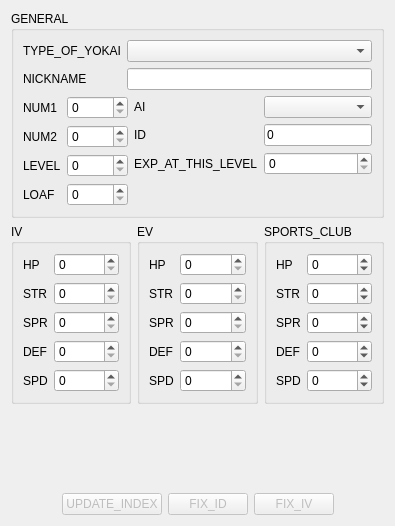
<?xml version="1.0" encoding="UTF-8"?>
<ui version="4.0">
 <class>YoukaiTabForm</class>
 <widget class="QWidget" name="YoukaiTabForm">
  <property name="windowTitle">
   <string notr="true">Form</string>
  </property>
  <layout class="QVBoxLayout" name="verticalLayout">
   <item>
    <layout class="QHBoxLayout" name="horizontalLayout_7">
     <item>
      <widget class="QGroupBox" name="groupBox_4">
       <property name="title">
        <string>GENERAL</string>
       </property>
       <layout class="QHBoxLayout" name="horizontalLayout_4">
        <item>
         <layout class="QVBoxLayout" name="verticalLayout_4">
          <item>
           <layout class="QFormLayout" name="formLayout">
            <item row="3" column="0">
             <widget class="QLabel" name="label_3">
              <property name="text">
               <string>TYPE_OF_YOKAI</string>
              </property>
             </widget>
            </item>
            <item row="3" column="1">
             <widget class="QComboBox" name="youkaiCB"/>
            </item>
            <item row="4" column="0">
             <widget class="QLabel" name="label_4">
              <property name="text">
               <string>NICKNAME</string>
              </property>
             </widget>
            </item>
            <item row="4" column="1">
             <widget class="QLineEdit" name="nicknameEdit">
              <property name="minimumSize">
               <size>
                <width>150</width>
                <height>0</height>
               </size>
              </property>
             </widget>
            </item>
           </layout>
          </item>
          <item>
           <layout class="QHBoxLayout" name="horizontalLayout">
            <item>
             <layout class="QFormLayout" name="formLayout_6">
              <item row="1" column="0">
               <widget class="QLabel" name="label">
                <property name="text">
                 <string>NUM1</string>
                </property>
               </widget>
              </item>
              <item row="1" column="1">
               <widget class="QSpinBox" name="num1SB">
                <property name="maximum">
                 <number>65535</number>
                </property>
               </widget>
              </item>
              <item row="2" column="0">
               <widget class="QLabel" name="label_2">
                <property name="text">
                 <string>NUM2</string>
                </property>
               </widget>
              </item>
              <item row="2" column="1">
               <widget class="QSpinBox" name="num2SB">
                <property name="maximum">
                 <number>65535</number>
                </property>
               </widget>
              </item>
              <item row="3" column="1">
               <widget class="QSpinBox" name="levelSB">
                <property name="minimum">
                 <number>0</number>
                </property>
               </widget>
              </item>
              <item row="3" column="0">
               <widget class="QLabel" name="label_7">
                <property name="text">
                 <string>LEVEL</string>
                </property>
               </widget>
              </item>
              <item row="4" column="0">
               <widget class="QLabel" name="label_24">
                <property name="text">
                 <string>LOAF</string>
                </property>
               </widget>
              </item>
              <item row="4" column="1">
               <widget class="QSpinBox" name="loafSB">
                <property name="maximum">
                 <number>15</number>
                </property>
               </widget>
              </item>
             </layout>
            </item>
            <item>
             <layout class="QFormLayout" name="formLayout_5">
              <item row="4" column="0">
               <widget class="QLabel" name="label_10">
                <property name="text">
                 <string>EXP_AT_THIS_LEVEL</string>
                </property>
               </widget>
              </item>
              <item row="4" column="1">
               <widget class="QSpinBox" name="expSB">
                <property name="maximum">
                 <number>999999</number>
                </property>
               </widget>
              </item>
              <item row="2" column="0">
               <widget class="QLabel" name="label_23">
                <property name="text">
                 <string>AI</string>
                </property>
               </widget>
              </item>
              <item row="2" column="1">
               <widget class="QComboBox" name="AICB"/>
              </item>
              <item row="3" column="1">
               <widget class="QLineEdit" name="IDEdit">
                <property name="inputMask">
                 <string notr="true">HHHHHHHH</string>
                </property>
                <property name="text">
                 <string notr="true">0</string>
                </property>
                <property name="maxLength">
                 <number>8</number>
                </property>
               </widget>
              </item>
              <item row="3" column="0">
               <widget class="QLabel" name="label_12">
                <property name="text">
                 <string>ID</string>
                </property>
               </widget>
              </item>
             </layout>
            </item>
           </layout>
          </item>
         </layout>
        </item>
       </layout>
      </widget>
     </item>
    </layout>
   </item>
   <item>
    <layout class="QHBoxLayout" name="horizontalLayout_6">
     <item>
      <widget class="QGroupBox" name="groupBox">
       <property name="title">
        <string>IV</string>
       </property>
       <layout class="QVBoxLayout" name="verticalLayout_6">
        <item>
         <layout class="QFormLayout" name="formLayout_2">
          <item row="0" column="0">
           <widget class="QLabel" name="label_5">
            <property name="text">
             <string>HP</string>
            </property>
           </widget>
          </item>
          <item row="0" column="1">
           <widget class="QSpinBox" name="IV_HPSB">
            <property name="maximum">
             <number>80</number>
            </property>
           </widget>
          </item>
          <item row="1" column="0">
           <widget class="QLabel" name="label_6">
            <property name="text">
             <string>STR</string>
            </property>
           </widget>
          </item>
          <item row="1" column="1">
           <widget class="QSpinBox" name="IV_StrSB">
            <property name="maximum">
             <number>40</number>
            </property>
           </widget>
          </item>
          <item row="2" column="0">
           <widget class="QLabel" name="label_8">
            <property name="text">
             <string>SPR</string>
            </property>
           </widget>
          </item>
          <item row="2" column="1">
           <widget class="QSpinBox" name="IV_SprSB">
            <property name="maximum">
             <number>40</number>
            </property>
           </widget>
          </item>
          <item row="3" column="0">
           <widget class="QLabel" name="label_9">
            <property name="text">
             <string>DEF</string>
            </property>
           </widget>
          </item>
          <item row="3" column="1">
           <widget class="QSpinBox" name="IV_DefSB">
            <property name="maximum">
             <number>40</number>
            </property>
           </widget>
          </item>
          <item row="4" column="0">
           <widget class="QLabel" name="label_11">
            <property name="text">
             <string>SPD</string>
            </property>
           </widget>
          </item>
          <item row="4" column="1">
           <widget class="QSpinBox" name="IV_SpdSB">
            <property name="maximum">
             <number>40</number>
            </property>
           </widget>
          </item>
         </layout>
        </item>
       </layout>
      </widget>
     </item>
     <item>
      <widget class="QGroupBox" name="groupBox_3">
       <property name="title">
        <string>EV</string>
       </property>
       <layout class="QVBoxLayout" name="verticalLayout_2">
        <item>
         <layout class="QFormLayout" name="formLayout_3">
          <item row="0" column="0">
           <widget class="QLabel" name="label_13">
            <property name="text">
             <string>HP</string>
            </property>
           </widget>
          </item>
          <item row="1" column="0">
           <widget class="QLabel" name="label_14">
            <property name="text">
             <string>STR</string>
            </property>
           </widget>
          </item>
          <item row="2" column="0">
           <widget class="QLabel" name="label_15">
            <property name="text">
             <string>SPR</string>
            </property>
           </widget>
          </item>
          <item row="3" column="0">
           <widget class="QLabel" name="label_16">
            <property name="text">
             <string>DEF</string>
            </property>
           </widget>
          </item>
          <item row="4" column="0">
           <widget class="QLabel" name="label_17">
            <property name="text">
             <string>SPD</string>
            </property>
           </widget>
          </item>
          <item row="0" column="1">
           <widget class="QSpinBox" name="CB_HPSB">
            <property name="maximum">
             <number>127</number>
            </property>
           </widget>
          </item>
          <item row="1" column="1">
           <widget class="QSpinBox" name="CB_StrSB">
            <property name="maximum">
             <number>127</number>
            </property>
           </widget>
          </item>
          <item row="2" column="1">
           <widget class="QSpinBox" name="CB_SprSB">
            <property name="maximum">
             <number>127</number>
            </property>
           </widget>
          </item>
          <item row="3" column="1">
           <widget class="QSpinBox" name="CB_DefSB">
            <property name="maximum">
             <number>127</number>
            </property>
           </widget>
          </item>
          <item row="4" column="1">
           <widget class="QSpinBox" name="CB_SpdSB">
            <property name="maximum">
             <number>127</number>
            </property>
           </widget>
          </item>
         </layout>
        </item>
       </layout>
      </widget>
     </item>
     <item>
      <widget class="QGroupBox" name="groupBox_2">
       <property name="title">
        <string>SPORTS_CLUB</string>
       </property>
       <layout class="QVBoxLayout" name="verticalLayout_3">
        <item>
         <layout class="QFormLayout" name="formLayout_4">
          <item row="0" column="0">
           <widget class="QLabel" name="label_18">
            <property name="text">
             <string>HP</string>
            </property>
           </widget>
          </item>
          <item row="1" column="0">
           <widget class="QLabel" name="label_19">
            <property name="text">
             <string>STR</string>
            </property>
           </widget>
          </item>
          <item row="2" column="0">
           <widget class="QLabel" name="label_20">
            <property name="text">
             <string>SPR</string>
            </property>
           </widget>
          </item>
          <item row="3" column="0">
           <widget class="QLabel" name="label_21">
            <property name="text">
             <string>DEF</string>
            </property>
           </widget>
          </item>
          <item row="4" column="0">
           <widget class="QLabel" name="label_22">
            <property name="text">
             <string>SPD</string>
            </property>
           </widget>
          </item>
          <item row="0" column="1">
           <widget class="QSpinBox" name="SC_HPSB">
            <property name="minimum">
             <number>-10</number>
            </property>
            <property name="maximum">
             <number>25</number>
            </property>
           </widget>
          </item>
          <item row="1" column="1">
           <widget class="QSpinBox" name="SC_StrSB">
            <property name="minimum">
             <number>-10</number>
            </property>
            <property name="maximum">
             <number>25</number>
            </property>
           </widget>
          </item>
          <item row="2" column="1">
           <widget class="QSpinBox" name="SC_SprSB">
            <property name="minimum">
             <number>-10</number>
            </property>
            <property name="maximum">
             <number>25</number>
            </property>
           </widget>
          </item>
          <item row="3" column="1">
           <widget class="QSpinBox" name="SC_DefSB">
            <property name="minimum">
             <number>-10</number>
            </property>
            <property name="maximum">
             <number>25</number>
            </property>
           </widget>
          </item>
          <item row="4" column="1">
           <widget class="QSpinBox" name="SC_SpdSB">
            <property name="minimum">
             <number>-10</number>
            </property>
            <property name="maximum">
             <number>25</number>
            </property>
           </widget>
          </item>
         </layout>
        </item>
       </layout>
      </widget>
     </item>
    </layout>
   </item>
   <item>
    <spacer name="verticalSpacer">
     <property name="orientation">
      <enum>Qt::Vertical</enum>
     </property>
     <property name="sizeHint" stdset="0">
      <size>
       <width>20</width>
       <height>83</height>
      </size>
     </property>
    </spacer>
   </item>
   <item>
    <layout class="QHBoxLayout" name="horizontalLayout_8">
     <item>
      <spacer name="horizontalSpacer_3">
       <property name="orientation">
        <enum>Qt::Horizontal</enum>
       </property>
       <property name="sizeHint" stdset="0">
        <size>
         <width>40</width>
         <height>20</height>
        </size>
       </property>
      </spacer>
     </item>
     <item>
      <widget class="QPushButton" name="youkaiNumApplyB">
       <property name="enabled">
        <bool>false</bool>
       </property>
       <property name="text">
        <string>UPDATE_INDEX</string>
       </property>
      </widget>
     </item>
     <item>
      <widget class="QPushButton" name="updateIDButton">
       <property name="enabled">
        <bool>false</bool>
       </property>
       <property name="text">
        <string>FIX_ID</string>
       </property>
      </widget>
     </item>
     <item>
      <widget class="QPushButton" name="fixIVButton">
       <property name="enabled">
        <bool>false</bool>
       </property>
       <property name="text">
        <string>FIX_IV</string>
       </property>
      </widget>
     </item>
     <item>
      <spacer name="horizontalSpacer_4">
       <property name="orientation">
        <enum>Qt::Horizontal</enum>
       </property>
       <property name="sizeHint" stdset="0">
        <size>
         <width>40</width>
         <height>20</height>
        </size>
       </property>
      </spacer>
     </item>
    </layout>
   </item>
  </layout>
 </widget>
 <resources/>
 <connections/>
</ui>
